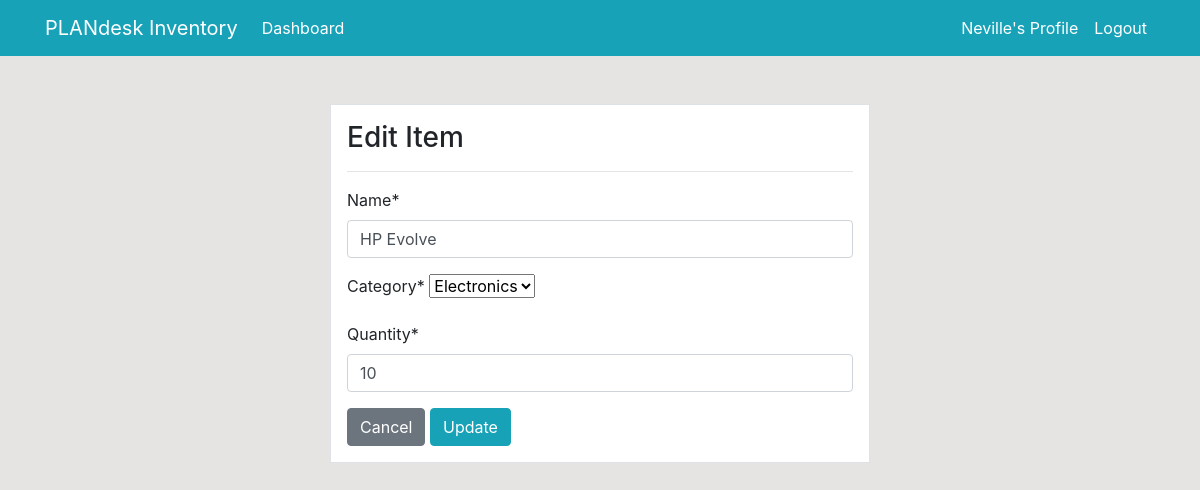
Screenshot of /product/update/1/ (signed in) with the database file from the repository.
### dashboard/models.py (models this page shows, shortened)
class Product(models.Model):
    name = models.CharField(max_length=100, null=True)
    category = models.CharField(max_length=20, choices=CATEGORY, null=True)
    quantity = models.PositiveIntegerField(null=True)

### dashboard/views.py (the view)
# urls.py: path('product/update/<int:pk>/', views.product_update, name='dashboard-product-update'),
@login_required
def product_update(request, pk):
    item = Product.objects.get(id=pk)
    if request.method == 'POST':
        form = ProductForm(request.POST, instance=item)
        if form.is_valid:
            form.save()
            return redirect('dashboard-product')
    else:
        form = ProductForm(instance=item)
    context = {
        'form': form,
    }
    return render(request, 'dashboard/product_update.html', context)

### dashboard/forms.py
class ProductForm(forms.ModelForm):
    class Meta:
        model = Product
        fields = ['name', 'category', 'quantity']

### templates/dashboard/product_update.html (shortened to what this page needs)
{% extends 'partials/base.html' %} {% block title %}Delete Page{% endblock %}
{% load crispy_forms_tags %}
{% block content %}
<div class="container">
  <div class="row mt-5">
    <div class="col-md-6 offset-md-3">
      <div class="border bg-white p-3">
        <h3>Edit Item</h3>
        <hr />
        <form method="POST">
          {{form|crispy}}
          <a class="btn btn-secondary" href="{% url 'dashboard-product' %}"
            >Cancel</a
          >
          <input class="btn btn-info" type="submit" value="Update" />
        </form>
      </div>
    </div>
  </div>
</div>
{% endblock %}

### templates/partials/nav.html (shortened to what this page needs)
<nav class="navbar navbar-expand-lg navbar-info bg-info">
  {% if user.is_authenticated %}
  <div class="container">
    <a class="navbar-brand text-white" href="{% url 'dashboard-index' %}"
      >PLANdesk Inventory</a
    >
    <div class="collapse navbar-collapse" id="navbarSupportedContent">
      <ul class="navbar-nav mr-auto">
        <li class="nav-item active">
          <a class="nav-link text-white" href="{% url 'dashboard-index' %}"
            >Dashboard <span class="sr-only">(current)</span></a
          >
        </li>
      </ul>
      <ul class="navbar-nav ml-auto">
        <li class="nav-item active">
          <a class="nav-link text-white" href="{% url 'user-profile'%}"
            >{{user.username}}'s Profile
            <span class="sr-only">(current)</span></a
          >
        </li>
        <li class="nav-item">
          <a class="nav-link text-white" href="{% url 'user-logout' %}"
            >Logout</a
          >
        </li>
      </ul>
      {% endif %}
    </div>
  </div>
</nav>

### static/style.css (style rules this page uses)
body { background: rgb(230, 227, 227); }

### rows the page displays
Product: name "HP Evolve", category "Electronics", quantity "10"

### other values shown
{{ user.username }} "Neville"
